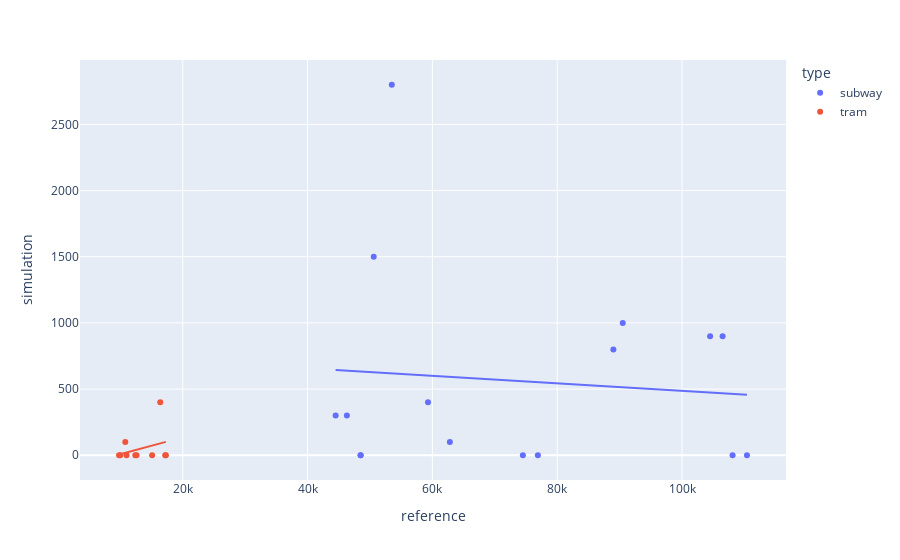

Write notebook code for a chart like this one.
### Code cell
px.scatter(df_comparison, x = "reference", y = "simulation", color = "type", trendline = "ols")

### Figure 1 — Plotly figure (JSON) as saved in the notebook; plotly's stock layout.template omitted (floating-point values rounded to 4 significant figures)
{"data": [{"hovertemplate": "type=subway<br>reference=%{x}<br>simulation=%{y}<extra></extra>", "legendgroup": "subway", "marker": {"color": "#636efa", "symbol": "circle"}, "mode": "markers", "name": "subway", "orientation": "v", "showlegend": true, "type": "scatter", "x": [110400, 108100, 48500, 48500, 74500, 76900, 44500, 46300, 104500, 106500, 89000, 90500, 50600, 53500, 62800, 59300], "xaxis": "x", "y": [0, 0, 0, 0, 0, 0, 300, 300, 900, 900, 800, 1000, 1500, 2800, 100, 400], "yaxis": "y"}, {"hovertemplate": "<b>OLS trendline</b><br>simulation = -0.00282591 * reference + 769.922<br>R<sup>2</sup>=0.008526<br><br>type=subway<br>reference=%{x}<br>simulation=%{y} <b>(trend)</b><extra></extra>", "legendgroup": "subway", "marker": {"color": "#636efa", "symbol": "circle"}, "mode": "lines", "name": "subway", "showlegend": false, "type": "scatter", "x": [44500, 46300, 48500, 48500, 50600, 53500, 59300, 62800, 74500, 76900, 89000, 90500, 104500, 106500, 108100, 110400], "xaxis": "x", "y": [644.2, 639.1, 632.9, 632.9, 626.9, 618.7, 602.3, 592.5, 559.4, 552.6, 518.4, 514.2, 474.6, 469.0, 464.4, 457.9], "yaxis": "y"}, {"hovertemplate": "type=tram<br>reference=%{x}<br>simulation=%{y}<extra></extra>", "legendgroup": "tram", "marker": {"color": "#EF553B", "symbol": "circle"}, "mode": "markers", "name": "tram", "orientation": "v", "showlegend": true, "type": "scatter", "x": [17300, 17200, 15100, 12400, 12600, 16400, 10000, 9800, 11000, 10800], "xaxis": "x", "y": [0, 0, 0, 0, 0, 400, 0, 0, 0, 100], "yaxis": "y"}, {"hovertemplate": "<b>OLS trendline</b><br>simulation = 0.0126212 * reference + -117.357<br>R<sup>2</sup>=0.087913<br><br>type=tram<br>reference=%{x}<br>simulation=%{y} <b>(trend)</b><extra></extra>", "legendgroup": "tram", "marker": {"color": "#EF553B", "symbol": "circle"}, "mode": "lines", "name": "tram", "showlegend": false, "type": "scatter", "x": [9800, 10000, 10800, 11000, 12400, 12600, 15100, 16400, 17200, 17300], "xaxis": "x", "y": [6.331, 8.855, 18.95, 21.48, 39.15, 41.67, 73.22, 89.63, 99.73, 101.0], "yaxis": "y"}], "layout": {"legend": {"title": {"text": "type"}, "tracegroupgap": 0}, "margin": {"t": 60}, "xaxis": {"anchor": "y", "domain": [0, 1], "title": {"text": "reference"}}, "yaxis": {"anchor": "x", "domain": [0, 1], "title": {"text": "simulation"}}}}
